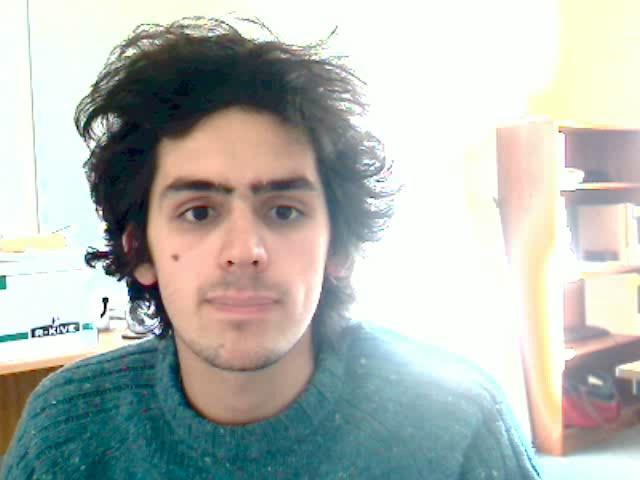
//> input picture FacialDetection/OpenFace-master/image_sequence/001.jpg, 640 x 480 px
$ ./main ../../OpenFace-master/image_sequence/001.jpg   (built with g++ and OpenCV 4)
//> lines starting //> are read from the running program, lines starting //| are printed output that depends on the picture
### FacialDetection/eyeLike-master/src/helpers.h
#ifndef HELPERS_H
#define HELPERS_H

bool rectInImage(cv::Rect rect, cv::Mat image);
bool inMat(cv::Point p,int rows,int cols);
cv::Mat matrixMagnitude(const cv::Mat &matX, const cv::Mat &matY);
double computeDynamicThreshold(const cv::Mat &mat, double stdDevFactor);

#endif

### FacialDetection/eyeLike-master/src/findEyeCorner.h
#ifndef EYE_CORNER_H
#define EYE_CORNER_H

#include "opencv2/imgproc/imgproc.hpp"

#define kEyeLeft true
#define kEyeRight false

void createCornerKernels();
void releaseCornerKernels();
cv::Point2f findEyeCorner(cv::Mat region,bool left, bool left2);
cv::Point2f findSubpixelEyeCorner(cv::Mat region, cv::Point maxP);

#endif

### FacialDetection/eyeLike-master/src/findEyeCenter.h
#ifndef EYE_CENTER_H
#define EYE_CENTER_H

#include "opencv2/imgproc/imgproc.hpp"

cv::Point findEyeCenter(cv::Mat face, cv::Rect eye, std::string debugWindow);

#endif

### FacialDetection/eyeLike-master/src/constants.h
#ifndef CONSTANTS_H
#define CONSTANTS_H

// Debugging
const bool kPlotVectorField = false;

// Size constants
const int kEyePercentTop = 25;
const int kEyePercentSide = 13;
const int kEyePercentHeight = 30;
const int kEyePercentWidth = 35;

// Preprocessing
const bool kSmoothFaceImage = false;
const float kSmoothFaceFactor = 0.005;

// Algorithm Parameters
const int kFastEyeWidth = 50;
const int kWeightBlurSize = 5;
const bool kEnableWeight = true;
const float kWeightDivisor = 1.0;
const double kGradientThreshold = 50.0;

// Postprocessing
const bool kEnablePostProcess = true;
const float kPostProcessThreshold = 0.97;

// Eye Corner
const bool kEnableEyeCorner = false;

#endif

### FacialDetection/eyeLike-master/src/helpers.cpp
#include "opencv2/objdetect/objdetect.hpp"
#include "opencv2/highgui/highgui.hpp"
#include "opencv2/imgproc/imgproc.hpp"

#include <iostream>
#include <queue>
#include <stdio.h>

#include "constants.h"

// [4 lines left out: function rectInImage, not called in this run]

bool inMat(cv::Point p,int rows,int cols) {
  return p.x >= 0 && p.x < cols && p.y >= 0 && p.y < rows;
}

cv::Mat matrixMagnitude(const cv::Mat &matX, const cv::Mat &matY) {
  cv::Mat mags(matX.rows,matX.cols,CV_64F);
  for (int y = 0; y < matX.rows; ++y) {
    const double *Xr = matX.ptr<double>(y), *Yr = matY.ptr<double>(y);
    double *Mr = mags.ptr<double>(y);
    for (int x = 0; x < matX.cols; ++x) {
      double gX = Xr[x], gY = Yr[x];
      double magnitude = sqrt((gX * gX) + (gY * gY));
      Mr[x] = magnitude;
    }
  }
  return mags;
}

double computeDynamicThreshold(const cv::Mat &mat, double stdDevFactor) {
  cv::Scalar stdMagnGrad, meanMagnGrad;
  cv::meanStdDev(mat, meanMagnGrad, stdMagnGrad);
  double stdDev = stdMagnGrad[0] / sqrt(mat.rows*mat.cols);
  return stdDevFactor * stdDev + meanMagnGrad[0];
}

### FacialDetection/eyeLike-master/src/findEyeCenter.cpp
#include "opencv2/objdetect/objdetect.hpp"
#include "opencv2/highgui/highgui.hpp"
#include "opencv2/imgproc/imgproc.hpp"

//#include <mgl2/mgl.h>

#include <iostream>
#include <queue>
#include <stdio.h>

#include "constants.h"
#include "helpers.h"

// Pre-declarations
cv::Mat floodKillEdges(cv::Mat &mat);

#pragma mark Visualization

#pragma mark Helpers

cv::Point unscalePoint(cv::Point p, cv::Rect origSize) {
  float ratio = (((float)kFastEyeWidth)/origSize.width);
  int x = round(p.x / ratio);
  int y = round(p.y / ratio);
  return cv::Point(x,y);
}

void scaleToFastSize(const cv::Mat &src,cv::Mat &dst) {
  cv::resize(src, dst, cv::Size(kFastEyeWidth,(((float)kFastEyeWidth)/src.cols) * src.rows));
}

cv::Mat computeMatXGradient(const cv::Mat &mat) {
  cv::Mat out(mat.rows,mat.cols,CV_64F);

  for (int y = 0; y < mat.rows; ++y) {
    const uchar *Mr = mat.ptr<uchar>(y);
    double *Or = out.ptr<double>(y);

    Or[0] = Mr[1] - Mr[0];
    for (int x = 1; x < mat.cols - 1; ++x) {
      Or[x] = (Mr[x+1] - Mr[x-1])/2.0;
    }
    Or[mat.cols-1] = Mr[mat.cols-1] - Mr[mat.cols-2];
  }

  return out;
}

#pragma mark Main Algorithm

void testPossibleCentersFormula(int x, int y, const cv::Mat &weight,double gx, double gy, cv::Mat &out) {
  // for all possible centers
  for (int cy = 0; cy < out.rows; ++cy) {
    double *Or = out.ptr<double>(cy);
    const unsigned char *Wr = weight.ptr<unsigned char>(cy);
    for (int cx = 0; cx < out.cols; ++cx) {
      if (x == cx && y == cy) {
        continue;
      }
      // create a vector from the possible center to the gradient origin
      double dx = x - cx;
      double dy = y - cy;
      // normalize d
      double magnitude = sqrt((dx * dx) + (dy * dy));
      dx = dx / magnitude;
      dy = dy / magnitude;
      double dotProduct = dx*gx + dy*gy;
      dotProduct = std::max(0.0,dotProduct);
      // square and multiply by the weight
      if (kEnableWeight) {
        Or[cx] += dotProduct * dotProduct * (Wr[cx]/kWeightDivisor);
      } else {
        Or[cx] += dotProduct * dotProduct;
      }
    }
  }
}

cv::Point findEyeCenter(cv::Mat face, cv::Rect eye, std::string debugWindow) {
  cv::Mat eyeROIUnscaled = face(eye);
  cv::Mat eyeROI;
  scaleToFastSize(eyeROIUnscaled, eyeROI);
  //-- Find the gradient
  cv::Mat gradientX = computeMatXGradient(eyeROI);
  cv::Mat gradientY = computeMatXGradient(eyeROI.t()).t();
  //-- Normalize and threshold the gradient
  // compute all the magnitudes
  cv::Mat mags = matrixMagnitude(gradientX, gradientY);
  //compute the threshold
  double gradientThresh = computeDynamicThreshold(mags, kGradientThreshold);
  //normalize
  for (int y = 0; y < eyeROI.rows; ++y) {
    double *Xr = gradientX.ptr<double>(y), *Yr = gradientY.ptr<double>(y);
    const double *Mr = mags.ptr<double>(y);
    for (int x = 0; x < eyeROI.cols; ++x) {
      double gX = Xr[x], gY = Yr[x];
      double magnitude = Mr[x];
      if (magnitude > gradientThresh) {
        Xr[x] = gX/magnitude;
        Yr[x] = gY/magnitude;
      } else {
        Xr[x] = 0.0;
        Yr[x] = 0.0;
      }
    }
  }
  imshow(debugWindow,gradientX);
  //-- Create a blurred and inverted image for weighting
  cv::Mat weight;
  GaussianBlur( eyeROI, weight, cv::Size( kWeightBlurSize, kWeightBlurSize ), 0, 0 );
  for (int y = 0; y < weight.rows; ++y) {
    unsigned char *row = weight.ptr<unsigned char>(y);
    for (int x = 0; x < weight.cols; ++x) {
      row[x] = (255 - row[x]);
    }
  }
  cv::Mat outSum = cv::Mat::zeros(eyeROI.rows,eyeROI.cols,CV_64F);
  // for each possible gradient location
  // Note: these loops are reversed from the way the paper does them
  // it evaluates every possible center for each gradient location instead of
  // every possible gradient location for every center.
  for (int y = 0; y < weight.rows; ++y) {
    const double *Xr = gradientX.ptr<double>(y), *Yr = gradientY.ptr<double>(y);
    for (int x = 0; x < weight.cols; ++x) {
      double gX = Xr[x], gY = Yr[x];
      if (gX == 0.0 && gY == 0.0) {
        continue;
      }
      testPossibleCentersFormula(x, y, weight, gX, gY, outSum);
    }
  }
  // scale all the values down, basically averaging them
  double numGradients = (weight.rows*weight.cols);
  cv::Mat out;
  outSum.convertTo(out, CV_32F,1.0/numGradients);
  //-- Find the maximum point
  cv::Point maxP;
  double maxVal;
  cv::minMaxLoc(out, NULL,&maxVal,NULL,&maxP);

  return unscalePoint(maxP,eye);
}

#pragma mark Postprocessing

bool floodShouldPushPoint(const cv::Point &np, const cv::Mat &mat) {
  return inMat(np, mat.rows, mat.cols);
}

// returns a mask
// [27 lines left out: function floodKillEdges, not called in this run]

### FacialDetection/eyeLike-master/src/main.cpp
#include <opencv2/objdetect/objdetect.hpp>
#include <opencv2/highgui/highgui.hpp>
#include <opencv2/imgproc/imgproc.hpp>

#include <iostream>
#include <queue>
#include <stdio.h>
#include <math.h>

#include "constants.h"
#include "findEyeCenter.h"
#include "findEyeCorner.h"


/** Constants **/


/** Function Headers */
void detectAndDisplay( cv::Mat frame );

/** Global variables */
//-- Note, either copy these two files from opencv/data/haarscascades to your current folder, or change these locations
cv::String face_cascade_name = "/Applications/MAMP/htdocs/FacialRecognition/FacialDetection/eyeLike-master/res/haarcascade_frontalface_alt.xml";
cv::CascadeClassifier face_cascade;
cv::RNG rng(12345);
cv::Mat debugImage;
cv::Mat skinCrCbHist = cv::Mat::zeros(cv::Size(256, 256), CV_8UC1);

/**
 * @function main
 */
int main( int argc,char *argv[]) {

  // Load the cascades
  if( !face_cascade.load( face_cascade_name ) ){ printf("--(!)Error loading face cascade, please change face_cascade_name in source code.\n"); return -1; };
  cv::Mat frame = cv::imread(argv[1]);
//> frame is the input picture: 480 rows x 640 cols, CV_8UC3; mean B, G, R 180.3, 185.3, 180.4
  frame.copyTo(debugImage);
  detectAndDisplay(frame);
//> in detectAndDisplay, `cv::split(frame, rgbChannels);`:
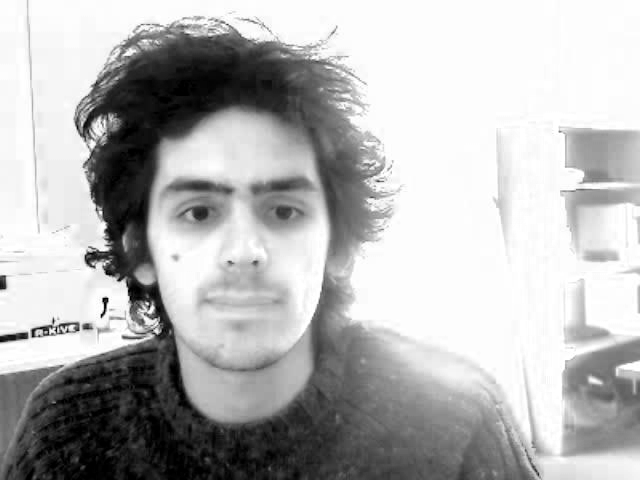
//> rgbChannels[2]: 480 rows x 640 cols, CV_8UC1; min 0, max 255, mean 180.4
//> in detectAndDisplay, `face_cascade.detectMultiScale( frame_gray, faces, 1.1, 2, 0|CV_HAAR_SC..`: faces = 1 Rect (x, y, width, height): [126, 120, 234, 234]

  return 0;
}

void findEyes(cv::Mat frame_gray, cv::Rect face) {
//> called with face = Rect(126, 120, 234, 234)
  cv::Mat faceROI = frame_gray(face);
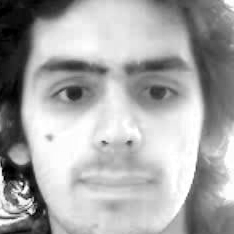
//> faceROI: 234 rows x 234 cols, CV_8UC1; min 0, max 255, mean 167.4
  cv::Mat debugFace = faceROI;

  if (kSmoothFaceImage) {
    double sigma = kSmoothFaceFactor * face.width;
    GaussianBlur( faceROI, faceROI, cv::Size( 0, 0 ), sigma);
  }
  //-- Find eye regions and draw them
  int eye_region_width = face.width * (kEyePercentWidth/100.0);
//> eye_region_width = 81
  int eye_region_height = face.width * (kEyePercentHeight/100.0);
//> eye_region_height = 70
  int eye_region_top = face.height * (kEyePercentTop/100.0);
//> eye_region_top = 58
  cv::Rect leftEyeRegion(face.width*(kEyePercentSide/100.0),
                         eye_region_top,eye_region_width,eye_region_height);
//> leftEyeRegion = Rect(30, 58, 81, 70)
  cv::Rect rightEyeRegion(face.width - eye_region_width - face.width*(kEyePercentSide/100.0),
                          eye_region_top,eye_region_width,eye_region_height);
//> rightEyeRegion = Rect(122, 58, 81, 70)

  //-- Find Eye Centers
  cv::Point leftPupil = findEyeCenter(faceROI,leftEyeRegion,"Left Eye");
//> after the loop in matrixMagnitude, `for (int y = 0; y < matX.rows; ++y)`:
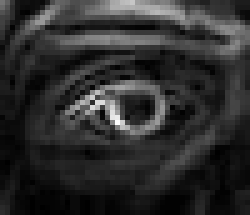
//> mags: 43 rows x 50 cols, CV_64FC1 (shown 5 times larger); min 0, max 62.8, mean 11.4; drawn with min black and max white
//> in computeDynamicThreshold, `cv::meanStdDev(mat, meanMagnGrad, stdMagnGrad);`: meanMagnGrad = Scalar(11.36); stdMagnGrad = Scalar(9.58)
//> in computeDynamicThreshold, `double stdDev = stdMagnGrad[0] / sqrt(mat.rows*mat.cols);`: stdDev = 0.207
//> in findEyeCenter, `double gradientThresh = computeDynamicThreshold(mags, kGradientThresho..`: gradientThresh = 21.69
//> after the loop in findEyeCenter, `for (int y = 0; y < weight.rows; ++y)`:
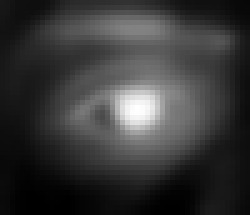
//> outSum: 43 rows x 50 cols, CV_64FC1 (shown 5 times larger); min 114.3, max 39875.6, mean 8913.3; drawn with min black and max white
//> in findEyeCenter, `cv::minMaxLoc(out, NULL,&maxVal,NULL,&maxP);`: maxVal = 18.55; maxP = Point(27, 21)
//> in unscalePoint, `float ratio = (((float)kFastEyeWidth)/origSize.width);`: ratio = 0.617
//> in unscalePoint, `int x = round(p.x / ratio);`: x = 44
//> in unscalePoint, `int y = round(p.y / ratio);`: y = 34
//> leftPupil = Point(44, 34)
  cv::Point rightPupil = findEyeCenter(faceROI,rightEyeRegion,"Right Eye");
//> call 2 of findEyeCenter, with eye = Rect(122, 58, 81, 70), debugWindow = "Right Eye"
//> in findEyeCenter (call 2), `cv::Mat eyeROIUnscaled = face(eye);`:
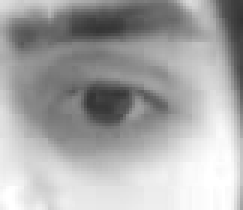
//> eyeROIUnscaled: 70 rows x 81 cols, CV_8UC1 (shown 3 times larger); min 51, max 255, mean 168.1
//> after the loop in matrixMagnitude (call 2), `for (int y = 0; y < matX.rows; ++y)`:
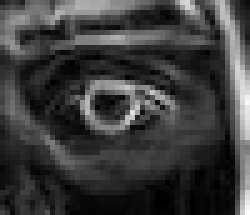
//> mags: 43 rows x 50 cols, CV_64FC1 (shown 5 times larger); min 0, max 45.18, mean 10.7; drawn with min black and max white
//> in findEyeCenter (call 2), `double gradientThresh = computeDynamicThreshold(mags, kGradientThresho..`: gradientThresh = 19.83
//> after the loop in findEyeCenter (call 2), `for (int y = 0; y < weight.rows; ++y)`:
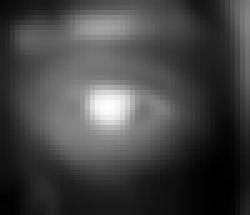
//> outSum: 43 rows x 50 cols, CV_64FC1 (shown 5 times larger); min 80.69, max 27093.6, mean 7295.5; drawn with min black and max white
//> in findEyeCenter (call 2), `cv::minMaxLoc(out, NULL,&maxVal,NULL,&maxP);`: maxVal = 12.6; maxP = Point(21, 21)
//> rightPupil = Point(34, 34)

  // change eye centers to face coordinates
  rightPupil.x += rightEyeRegion.x;
//> rightPupil = Point(156, 34)
  rightPupil.y += rightEyeRegion.y;
//> rightPupil = Point(156, 92)
  leftPupil.x += leftEyeRegion.x;
//> leftPupil = Point(74, 34)
  leftPupil.y += leftEyeRegion.y;
//> leftPupil = Point(74, 92)
  // draw eye centers
  circle(debugFace, rightPupil, 3, 1234);
  circle(debugFace, leftPupil, 3, 1234);
//> debugFace: 234 rows x 234 cols, CV_8UC1; min 0, max 255, mean 167.5
//> frame_gray: 480 rows x 640 cols, CV_8UC1; min 0, max 255, mean 180.4
  printf("Left: %i, %i \nRight: %i, %i\n", leftPupil.x, leftPupil.y, rightPupil.x, rightPupil.y);
//| Left: 74, 92
//| Right: 156, 92

}

/**
 * @function detectAndDisplay
 */
void detectAndDisplay( cv::Mat frame ) {
  std::vector<cv::Rect> faces;
  //cv::Mat frame_gray;

  std::vector<cv::Mat> rgbChannels(3);
  cv::split(frame, rgbChannels);
  cv::Mat frame_gray = rgbChannels[2];

  //-- Detect faces
  face_cascade.detectMultiScale( frame_gray, faces, 1.1, 2, 0|CV_HAAR_SCALE_IMAGE|CV_HAAR_FIND_BIGGEST_OBJECT, cv::Size(150, 150) );

  if (faces.size() > 0) {
    findEyes(frame_gray, faces[0]);
  }
}
